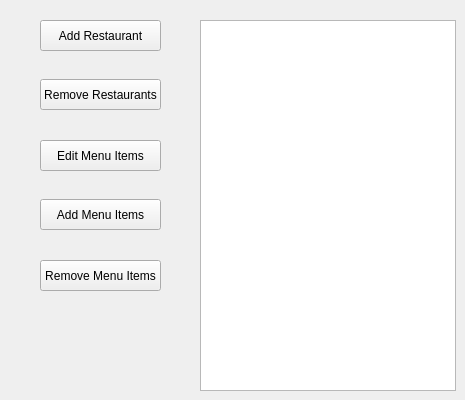
    <widget class="QWidget" name="maintanencePage">
     <widget class="QListWidget" name="maintenance_listWidget">
      <property name="geometry">
       <rect>
        <x>200</x>
        <y>20</y>
        <width>256</width>
        <height>371</height>
       </rect>
      </property>
     </widget>
     <widget class="QPushButton" name="AddRestButton">
      <property name="geometry">
       <rect>
        <x>40</x>
        <y>20</y>
        <width>121</width>
        <height>31</height>
       </rect>
      </property>
      <property name="text">
       <string>Add Restaurant</string>
      </property>
     </widget>
     <widget class="QPushButton" name="removeRestaurantButton">
      <property name="geometry">
       <rect>
        <x>40</x>
        <y>79</y>
        <width>121</width>
        <height>31</height>
       </rect>
      </property>
      <property name="text">
       <string>Remove Restaurants</string>
      </property>
     </widget>
     <widget class="QPushButton" name="pushButton_3">
      <property name="geometry">
       <rect>
        <x>40</x>
        <y>140</y>
        <width>121</width>
        <height>31</height>
       </rect>
      </property>
      <property name="text">
       <string>Edit Menu Items</string>
      </property>
     </widget>
     <widget class="QPushButton" name="pushButton_4">
      <property name="geometry">
       <rect>
        <x>40</x>
        <y>199</y>
        <width>121</width>
        <height>31</height>
       </rect>
      </property>
      <property name="text">
       <string>Add Menu Items</string>
      </property>
     </widget>
     <widget class="QPushButton" name="pushButton_5">
      <property name="geometry">
       <rect>
        <x>40</x>
        <y>260</y>
        <width>121</width>
        <height>31</height>
       </rect>
      </property>
      <property name="text">
       <string>Remove Menu Items</string>
      </property>
     </widget>
    </widget>
